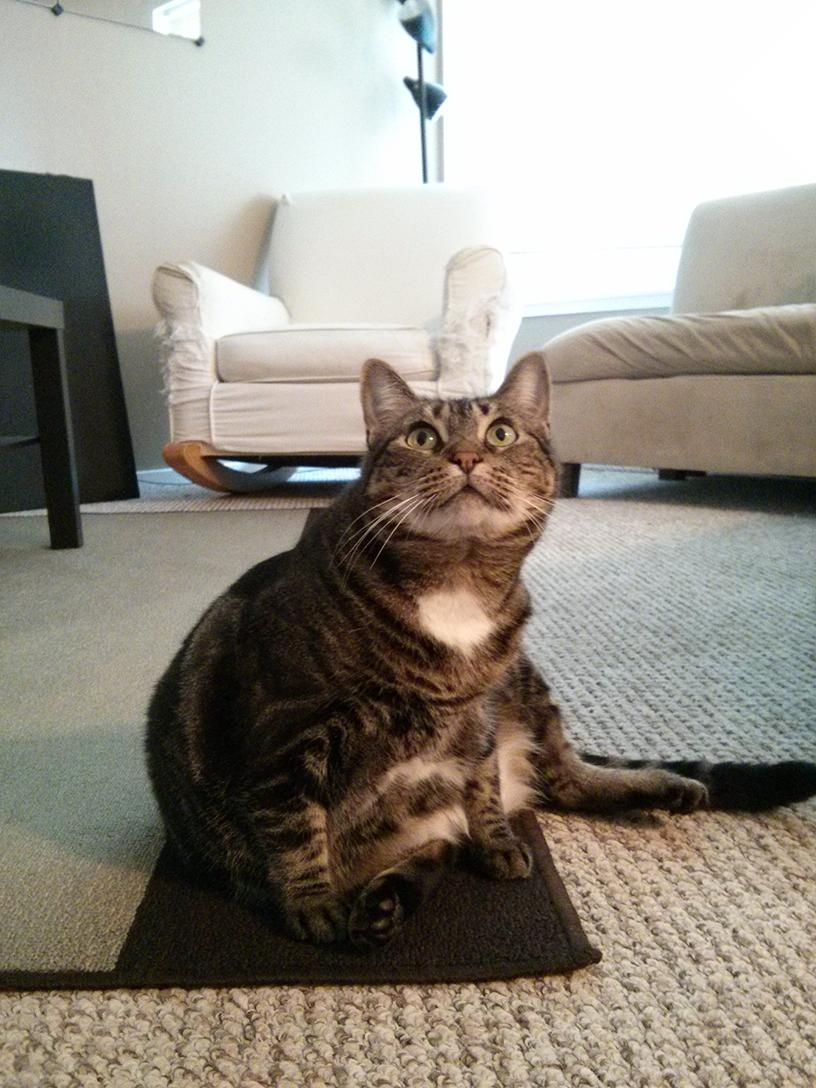
#> input picture 17. MANIPULATING IMAGES/zophie.jpg, 816 x 1088 px; the run also reads 1 picture not shown here
$ python PracticeQuestions.py
#> lines starting #> are read from the running program, lines starting #| are printed output that depends on the picture
#An RGBA value represents a color in digital graphics and is commonly used in web design, image editing, and computer graphics.
#The term "RGBA" stands for Red, Green, Blue, and Alpha.

#To get the RGBA value of the color 'CornflowerBlue' using the Pillow module in Python, you can use the ImageColor module provided by Pillow.
#Here's an example:
from PIL import ImageColor
# Get the RGBA value of 'CornflowerBlue'
cornflower_blue_rgba = ImageColor.getrgb('CornflowerBlue')
print(f'RGBA value of CornflowerBlue: {cornflower_blue_rgba}')
#The output will be a tuple in the format (R, G, B, A), where each component is an integer value between 0 and 255.
#If the color does not have an alpha channel (like 'CornflowerBlue'), the alpha value will be 255 (fully opaque).

#A box tuple, in the context of image processing and the Python Imaging Library (PIL) or its successor Pillow, refers to a tuple that defines a rectangular region or bounding box.
#The format of the box tuple is (left, upper, right, lower). Here's a breakdown of what each value represents:
#left: The x-coordinate of the left edge of the box.
#upper: The y-coordinate of the upper edge of the box.
#right: The x-coordinate of the right edge of the box.
#lower: The y-coordinate of the lower edge of the box.
from PIL import Image
# Open an image
original_image = Image.open("zophie.jpg")
#> original_image is the input picture: PIL image 816x1088 RGB; mean R, G, B 147, 141, 131.1
# Define a box tuple (left, upper, right, lower)
box = (100, 50, 300, 200)
# Crop the image using the box tuple
cropped_image = original_image.crop(box)
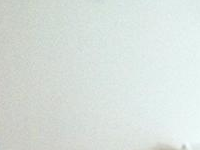
#> cropped_image: PIL image 200x150 RGB; mean R, G, B 216.8, 224.6, 220.4
# Save the cropped image
cropped_image.save("zophie_cropped.jpg")
#In this example, the box tuple is used to define the region to be cropped from the original image.

#In Pillow you can use the Image.open() function to open an image file and obtain an Image object.
#Here's an example using the file named "zophie.png":
from PIL import Image
# Open an image file and obtain an Image object
image_path = "zophie.png"
image = Image.open(image_path)
# Now 'image' is an Image object representing the content of the image file
# You can perform various operations on this Image object
# For example, you can display the image using the show() method
image.show()

#To find out the width and height of an Image object's image in Pillow, you can use the size attribute.
#The size attribute returns a tuple representing the width and height of the image. Here's an example:
from PIL import Image
# Open an image file and obtain an Image object
image_path = "zophie.png"
image = Image.open(image_path)
# Get the width and height of the image using the size attribute
width, height = image.size
#> width = 816; height = 1088
# Print the results
print(f"Width: {width}px")
#| Width: 816px
print(f"Height: {height}px")
#| Height: 1088px

#To get an Image object for a 100×100 image, excluding the lower-left quarter of it in Pillow, you can use the crop() method.
#The crop() method allows you to extract a rectangular region (specified by a box tuple) from the original image.
#You can then create a new Image object with the cropped region. Here's an example:
from PIL import Image
# Open an image file and obtain an Image object
image_path = "zophie.png"
original_image = Image.open(image_path)
# Define the box tuple for the upper-right three-quarters of the image
# The box tuple format is (left, upper, right, lower)
box = (0, 0, original_image.width // 2, original_image.height // 2)
#> box = (0, 0, 408, 544)
# Crop the image using the box tuple
cropped_image = original_image.crop(box)
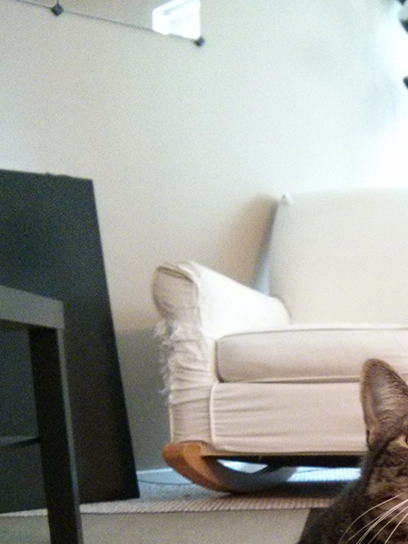
#> cropped_image: PIL image 408x544 RGB; mean R, G, B 162.4, 163.5, 157.8
# Display the original and cropped images (optional)
original_image.show()
cropped_image.show()
# Save the cropped image to a file (optional)
cropped_image.save("zophie_cropped.png")

#To save changes made to an Image object in Pillow, you can use the save() method.
from PIL import Image
# Open an image file and obtain an Image object
image_path = "your_image.png"
#> (the run stopped early here; a loop or call above may not have finished)
